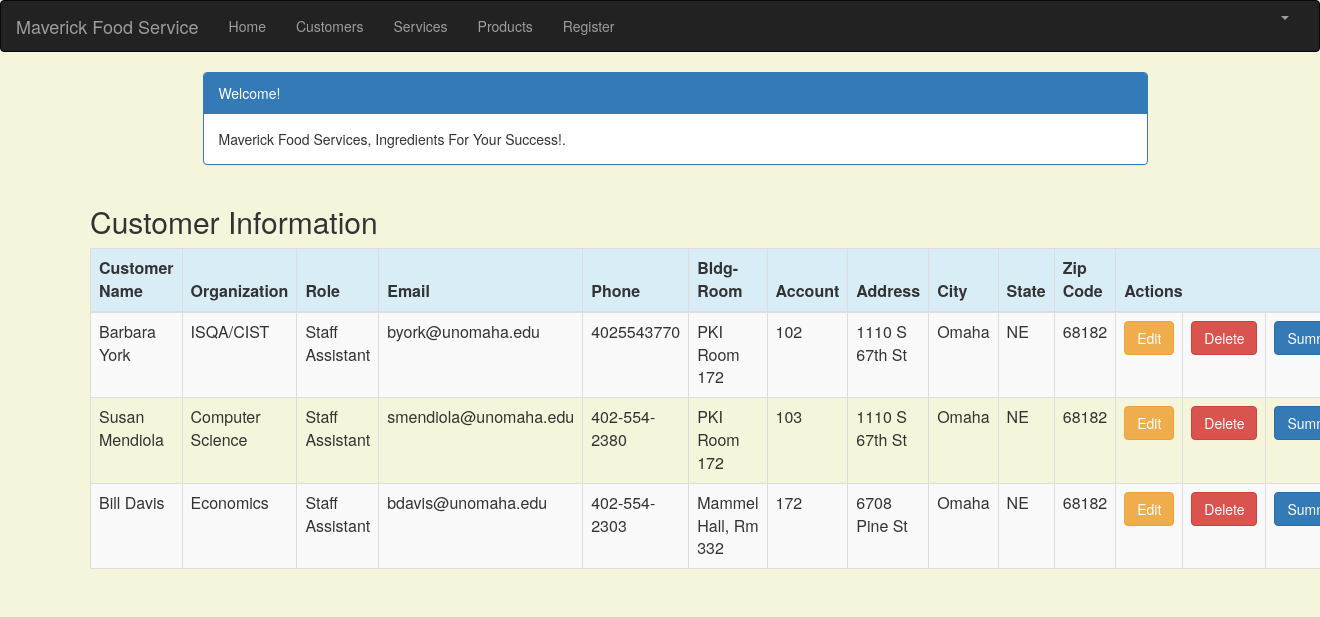
Page /customer_list (signed in) on the committed database.
### crm/models.py (models this page shows, shortened)
class Customer(models.Model):
    cust_name = models.CharField(max_length=50)
    organization = models.CharField(max_length=100, blank=True)
    role = models.CharField(max_length=100)
    email = models.EmailField(max_length=100)
    bldgroom = models.CharField(max_length=100)
    address = models.CharField(max_length=200)
    account_number = models.IntegerField(blank=False, null=False)
    city = models.CharField(max_length=50)
    state = models.CharField(max_length=50)
    zipcode = models.CharField(max_length=10)
    phone_number = models.CharField(max_length=50)
    created_date = models.DateTimeField(
        default=timezone.now)
    updated_date = models.DateTimeField(auto_now_add=True)

### crm/views.py (the view)
# urls.py: path('customer_list', views.customer_list, name='customer_list'),
@login_required
def customer_list(request):
    customer = Customer.objects.filter(created_date__lte=timezone.now())
    return render(request, 'crm/customer_list.html',
                  {'customers': customer})

### crm/templates/crm/customer_list.html (shortened to what this page needs)
{% extends 'crm/base.html' %}
{% block content %}
    <html>
    <head>
        <link rel="stylesheet" href="https://maxcdn.bootstrapcdn.com/bootstrap/3.3.4/css/bootstrap.min.css">
    </head>
    <body>
    <div class="container">
        <div class="row">
            <div class="col-md-10 col-md-offset-1">
                <div class="panel panel-primary">
                    <div class="panel-heading">Welcome!</div>
                    <div class="panel-body">
                        Maverick Food Services, Ingredients For Your Success!.
                    </div>
                </div>
            </div>
        </div>
    </div>
    <div class="row">
        <h2 style="padding-left: 15Px">Customer Information</h2>
    </div>
    <div>
        <table class="table table-striped table-bordered table-hover">
            <thead>
            <tr class="bg-info">
                <th>Customer Name</th>
                <th>Organization</th>
                <th>Role</th>
                <th>Email</th>
                <th>Phone</th>
                <th>Bldg-Room</th>
                <th>Account</th>
                <th>Address</th>
                <th>City</th>
                <th>State</th>
                <th>Zip Code</th>
                <th colspan="3">Actions</th>
            </tr>
            </thead>
            <tbody>
            {% for customer in customers %}
                <tr>
                    <td>{{ customer.cust_name }}</td>
                    <td>{{ customer.organization }}</td>
                    <td>{{ customer.role }}</td>
                    <td>{{ customer.email }}</td>
                    <td>{{ customer.phone_number }}</td>
                    <td>{{ customer.bldgroom }}</td>
                    <td>{{ customer.account_number }}</td>
                    <td>{{ customer.address }}</td>
                    <td>{{ customer.city }}</td>
                    <td>{{ customer.state }}</td>
                    <td>{{ customer.zipcode }}</td>
                    <td><a href="{% url 'crm:customer_edit' pk=customer.pk %}" class="btn btn-warning">Edit</a>
                    <td><a href="{% url 'crm:customer_delete' pk=customer.pk %}"
                           onclick="return confirm('Are you sure you want to delete?')"
                           class="btn btn-danger">Delete</a>
                    </td>
                   <td><a href="{% url 'crm:summary' pk=customer.pk %}"
                           class="btn btn-primary">Summary</a>
                </tr>
            {% endfor %}
            </tbody>
        </table>
    </div>
    </body>
    </html>
{% endblock %}

### crm/templates/crm/customer_list.html (style rules this page uses)
body { background-color: beige; }

### rows in the picture
Customer: cust_name "Barbara York", organization "ISQA/CIST", role "Staff Assistant", email "byork@unomaha.edu", phone_number "4025543770", bldgroom "PKI Room 172", account_number "102", address "1110 S 67th St", city "Omaha", state "NE", zipcode "68182"
Customer: cust_name "Susan Mendiola", organization "Computer Science", role "Staff Assistant", email "smendiola@unomaha.edu", phone_number "402-554-2380", bldgroom "PKI Room 172", account_number "103", address "1110 S 67th St", city "Omaha", state "NE", zipcode "68182"
Customer: cust_name "Bill Davis", organization "Economics", role "Staff Assistant", email "bdavis@unomaha.edu", phone_number "402-554-2303", bldgroom "Mammel Hall, Rm 332", account_number "172", address "6708 Pine St", city "Omaha", state "NE", zipcode "68182"
